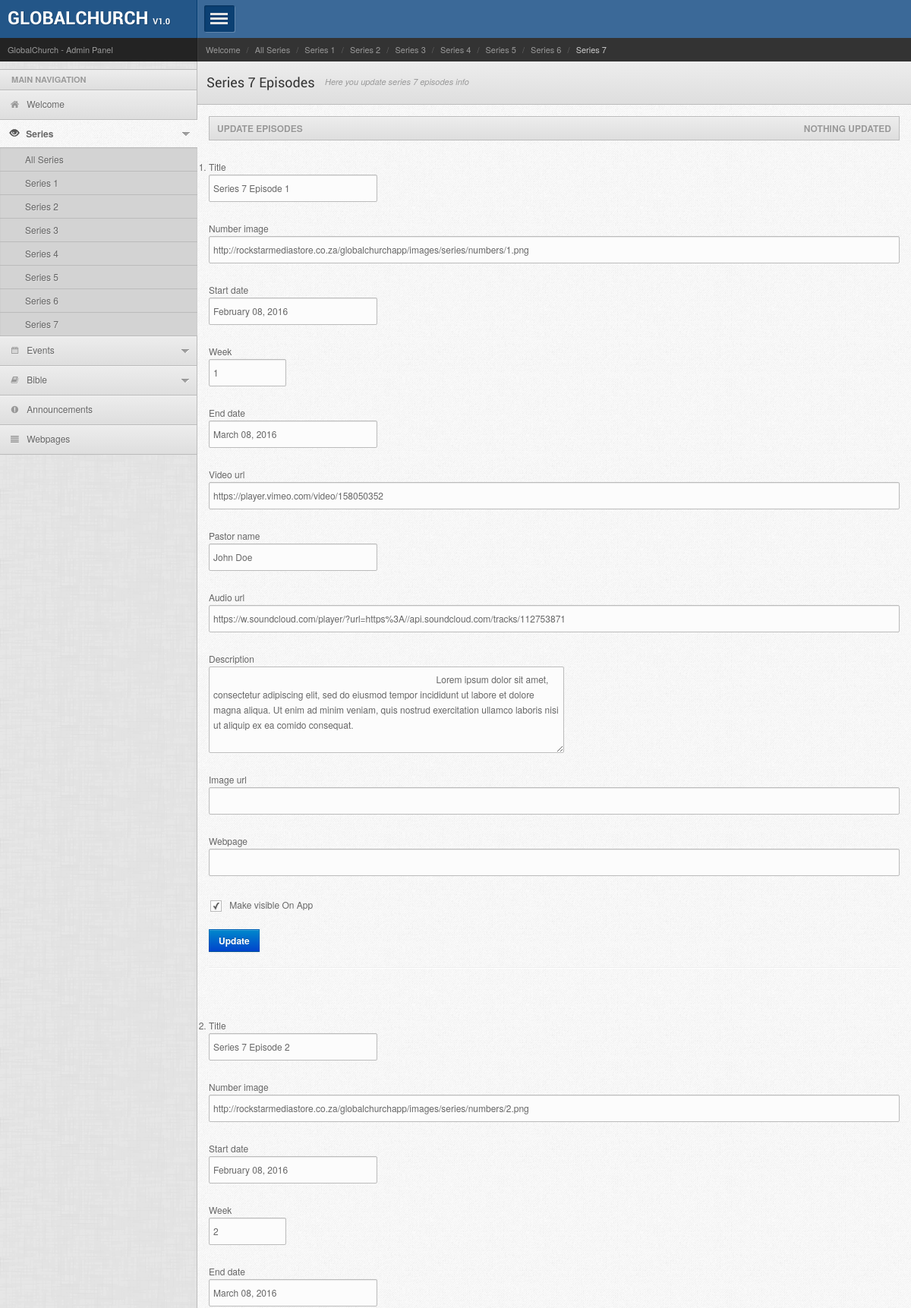
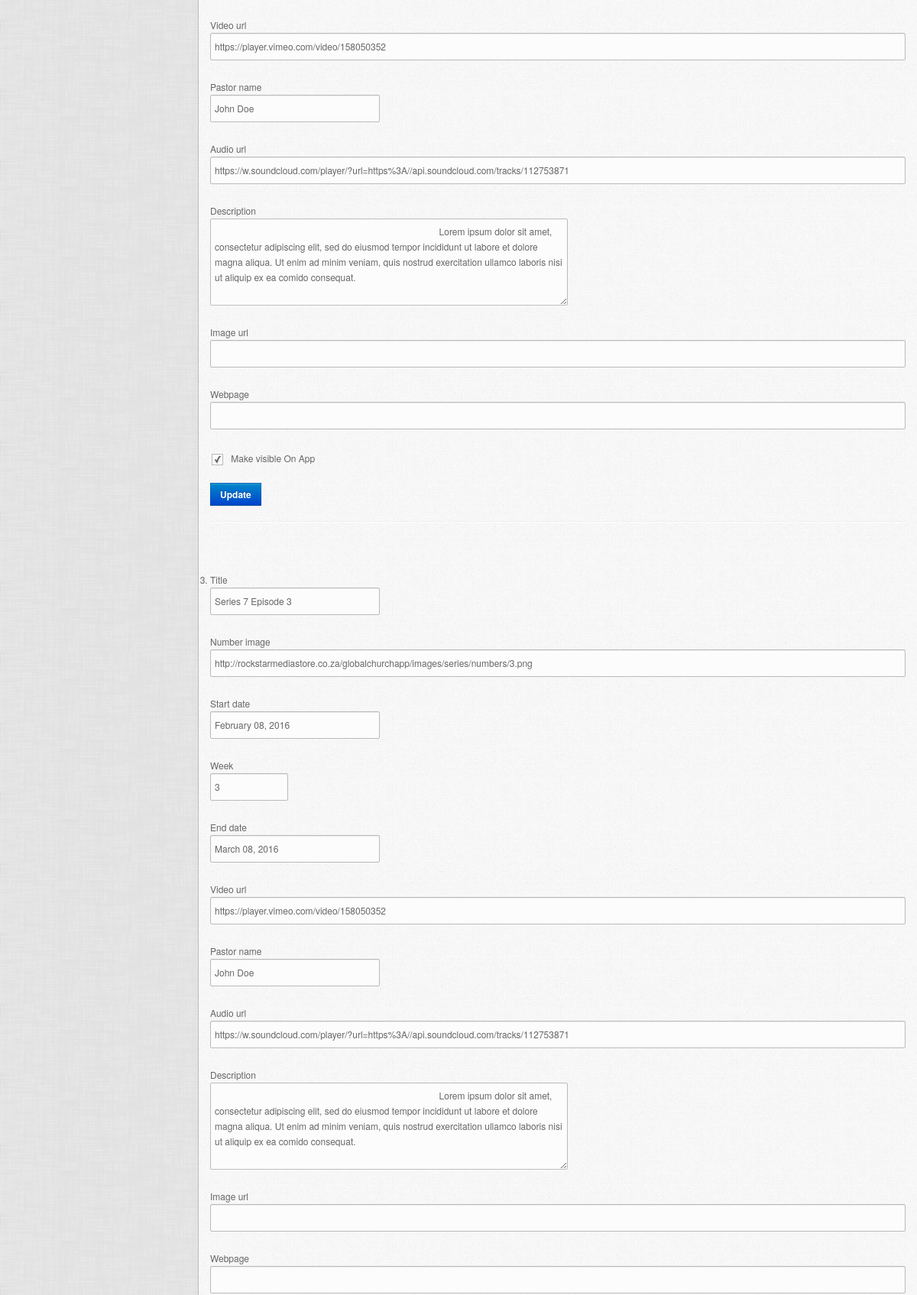
Page /series/series7.php (upper part) on the committed database (2 pictures, top to bottom).
### tables this page shows
CREATE TABLE IF NOT EXISTS `episodes` (
  `id` int(11) NOT NULL AUTO_INCREMENT,
  `SERIES_ID` int(11) NOT NULL,
  `EPISODE_TITLE` varchar(50) NOT NULL,
  `EPISODE_NUMBER_IMAGE` text NOT NULL,
  `EPISODE_START_DATE` varchar(50) NOT NULL,
  `EPISODE_WEEK` varchar(2) NOT NULL,
  `EPISODE_END_DATE` varchar(50) NOT NULL,
  `EPISODE_VIDEO` text NOT NULL,
  `EPISODE_PASTOR` varchar(50) NOT NULL,
  `EPISODE_AUDIO` text NOT NULL,
  `EPISODE_DESCRIPTION` text NOT NULL,
  `EPISODE_IMAGE` text,
  `EPISODE_WEBPAGE` text,
  `isActive` enum('y','n') NOT NULL,
  PRIMARY KEY (`id`)
);

### includes/db_conx.php (called while the page is built, shortened)
<?php
class DBC{
	public static function connect() {
		$db_conx = mysqli_connect("SERVER_NAME", "USERNAME","PASSWORD","DATABASE_NAME");
		return $db_conx;
	}
}
?>

### includes/db_functions.php (called while the page is built, shortened)
<?php
class DB_Functions {
	private $db_conx;
    function __construct() {
        include_once ('db_conx.php');
        $this->db_conx = DBC::connect();
    }
    public function getAllEpisodes($seriesID) {
	$sql = "Select * From episodes Where SERIES_ID = '$seriesID'";
        $result = mysqli_query($this->db_conx,$sql);
        return $result;
    }
}
?>

### series/series7.php (the view, shortened to what this page needs)
<?php
	include_once ('../includes/db_functions.php');
	$db = new DB_Functions();
	$message = "Nothing updated";
?>
<!DOCTYPE html>
<html>
<head>
<link rel="stylesheet" href="../css/style.default.css" type="text/css" />
<link rel="stylesheet" href="../prettify/prettify.css" type="text/css" />
<link rel="stylesheet" href="../css/bootstrap-fileupload.min.css" type="text/css" />
<link rel="stylesheet" href="../css/bootstrap-timepicker.min.css" type="text/css" />
</head>
<body>
<div class="mainwrapper">
    <div class="leftpanel">
        <div class="logopanel">
        	<h1><a href="../index.php">GlobalChurch <span>v1.0</span></a></h1>
        </div>
        <div class="datewidget">GlobalChurch - Admin Panel</div>
        <div class="leftmenu">
            <ul class="nav nav-tabs nav-stacked">
            	<li class="nav-header">Main Navigation</li>
            	<li><a href="../index.php"><span class="iconfa-home"></span> Welcome</a></li>
                <li class="active dropdown"><a href=""><span class="icon-eye-open"></span> Series</a>
                	<ul style="display: block;">
                    	<li><a href="all_series.php">All Series</a></li>
                    	<li><a href="series1.php">Series 1</a></li>
                    	<li><a href="series2.php">Series 2</a></li>
                    	<li><a href="series3.php">Series 3</a></li>
                    	<li><a href="series4.php">Series 4</a></li>
                    	<li><a href="series5.php">Series 5</a></li>
                    	<li><a href="series6.php">Series 6</a></li>
                    	<li><a href="series7.php">Series 7</a></li>
                    </ul>
                </li>
                <li class="dropdown"><a href=""><span class="iconfa-calendar"></span> Events</a>
                </li>
                <li class="dropdown"><a href=""><span class="iconfa-book"></span> Bible</a>
                </li>
                <li><a href="../news/news.php"><span class="iconfa-exclamation-sign"></span> Announcements</a>
                </li>
                <li><a href="../pages/pages.php"><span class="iconfa-align-justify"></span> Webpages</a>
                </li>
             </ul>
        </div>
    </div>
    <div class="rightpanel">
    	<div class="headerpanel">
        	<a href="" class="showmenu"></a>
    	</div>
        <div class="breadcrumbwidget">
        	<ul class="skins">
                <li>&nbsp;</li>
            </ul>
        	<ul class="breadcrumb">
                <li><a href="../index.php">Welcome</a> <span class="divider">/</span></li>
                <li><a href="all_series.php">All Series</a> <span class="divider">/</span></li>
                <li><a href="series1.php">Series 1</a> <span class="divider">/</span></li>
                <li><a href="series2.php">Series 2</a> <span class="divider">/</span></li>
                <li><a href="series3.php">Series 3</a> <span class="divider">/</span></li>
                <li><a href="series4.php">Series 4</a> <span class="divider">/</span></li>
                <li><a href="series5.php">Series 5</a> <span class="divider">/</span></li>
                <li><a href="series6.php">Series 6</a> <span class="divider">/</span></li>
                <li class="active">Series 7</li>
            </ul>
        </div>
        <div class="pagetitle">
        	<h1>Series 7 Episodes</h1> <span>Here you update series 7 episodes info</span>
        </div>
        <div class="maincontent">
        	<div class="contentinner">
            	<h4 class="widgettitle">Update Episodes <span style="float:right"><?php echo $message; ?></span></h4>
                <div class="widgetcontent">
                    <ol class="devices">
                    <?php
                        $allEpisodes = $db->getAllEpisodes(7);
                        while ($row = mysqli_fetch_array($allEpisodes)) {
                            ?>
                        <li>
                            <form id="<?php echo $row["id"] ?>" class="stdform" name="" method="post">
                                <p>
                                    <label>Title</label>
                                    <span class="field"><input type="text" name="title" class="input-large" value="<?php echo $row["EPISODE_TITLE"] ?>" /></span>
                                </p>
                                <p>
                                    <label>Number image</label>
                                    <span class="field"><input type="text" name="number_image" class="input-xxlarge" value="<?php echo $row["EPISODE_NUMBER_IMAGE"] ?>" /></span>
                                </p>
                                <p>
                                    <label>Start date</label>
                                    <span class="field"><input type="text" name="start_date" class="input-large" value="<?php echo $row["EPISODE_START_DATE"] ?>" /></span>
                                </p>
                                <p>
                                    <label>Week</label>
                                    <span class="field"><input type="text" name="week" class="input-small" value="<?php echo $row["EPISODE_WEEK"] ?>" /></span>
                                </p>
                                <p>
                                    <label>End date</label>
                                    <span class="field"><input type="text" name="end_date" class="input-large" value="<?php echo $row["EPISODE_END_DATE"] ?>" /></span>
                                </p>
                                <p>
                                    <label>Video url</label>
                                    <span class="field"><input type="text" name="video_url" class="input-xxlarge" value="<?php echo $row["EPISODE_VIDEO"] ?>" /></span>
                                </p>
                                <p>
                                    <label>Pastor name</label>
                                    <span class="field"><input type="text" name="pastor_name" class="input-large" value="<?php echo $row["EPISODE_PASTOR"] ?>" /></span>
                                </p>
                                <p>
                                    <label>Audio url</label>
                                    <span class="field"><input type="text" name="audio_url" class="input-xxlarge" value="<?php echo $row["EPISODE_AUDIO"] ?>" /></span>
                                </p>
                                <p>
                                    <label>Description</label>
                                    <span class="field">
                                    	<textarea id="autoResizeTA" name="description" cols="80" rows="5" class="span5" style="resize: vertical">
											<?php echo $row["EPISODE_DESCRIPTION"] ?>
                                        </textarea>
                                    </span>
                                </p>
                                <p>
                                    <label>Image url</label>
                                    <span class="field"><input type="text" name="image_url" class="input-xxlarge" value="<?php echo $row["EPISODE_IMAGE"] ?>" /></span>
                                </p>
                                <p>
                                    <label>Webpage</label>
                                    <span class="field"><input type="text" name="webpage_url" class="input-xxlarge" value="<?php echo $row["EPISODE_WEBPAGE"] ?>" /></span>
                                </p>
                                <p>
                                    <span class="formwrapper">
                                    	<?php
											if($row["isActive"] == 'y'){
												?>
												<input type="checkbox" name="visible" checked /> Make visible On App<br />
										<?php
                                            }else{
												?>
												<input type="checkbox" name="visible" /> Make visible On App<br />
										<?php
                                            }
										?>
                                    </span>
                                </p>
                                <p class="stdformbutton">
                                    <button name="update_an_episode" class="btn btn-primary">Update</button>
                                </p>
                            </form>
                            <hr>
                            <br>
                        </li>
                    <?php }?>
                    </ol>
                    </div>
            </div>
        </div>
    </div>
</div>
</body>
</html>

### rows in the picture
episodes: title "Series 7 Episode 1", number_image "http://rockstarmediastore.co.za/globalchurchapp/images/series/numbers/1.png", start_date "February 08, 2016", week "1", end_date "March 08, 2016", video_url "https://player.vimeo.com/video/158050352", pastor_name "John Doe", audio_url "https://w.soundcloud.com/player/?url=https%3A//api.soundcloud.com/tracks/112753871", description "Lorem ipsum dolor sit amet, consectetur adipiscing elit, sed do eiusmod tempor incididunt ut labore et dolore magna aliqua. Ut enim ad minim veniam, quis nostrud exercitation ullamco laboris nisi ut aliquip ex ea comido consequat.", isActive "Make visible On App"
episodes: title "Series 7 Episode 2", number_image "http://rockstarmediastore.co.za/globalchurchapp/images/series/numbers/2.png", start_date "February 08, 2016", week "2", end_date "March 08, 2016", video_url "https://player.vimeo.com/video/158050352", pastor_name "John Doe", audio_url "https://w.soundcloud.com/player/?url=https%3A//api.soundcloud.com/tracks/112753871", description "Lorem ipsum dolor sit amet, consectetur adipiscing elit, sed do eiusmod tempor incididunt ut labore et dolore magna aliqua. Ut enim ad minim veniam, quis nostrud exercitation ullamco laboris nisi ut aliquip ex ea comido consequat.", isActive "Make visible On App"
episodes: title "Series 7 Episode 3", number_image "http://rockstarmediastore.co.za/globalchurchapp/images/series/numbers/3.png", start_date "February 08, 2016", week "3", end_date "March 08, 2016", video_url "https://player.vimeo.com/video/158050352", pastor_name "John Doe", audio_url "https://w.soundcloud.com/player/?url=https%3A//api.soundcloud.com/tracks/112753871", description "Lorem ipsum dolor sit amet, consectetur adipiscing elit, sed do eiusmod tempor incididunt ut labore et dolore magna aliqua. Ut enim ad minim veniam, quis nostrud exercitation ullamco laboris nisi ut aliquip ex ea comido consequat."

### other values in the picture
$message "NOTHING UPDATED"
